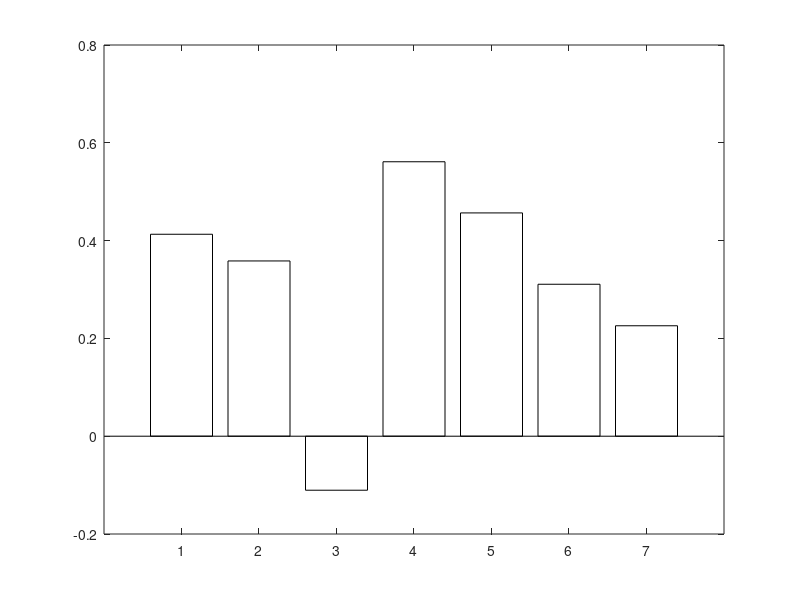

Recreate this plot in MATLAB. (Note: this script raises an error after producing the figure.)
%% Plot ROI Analysis Results with Effect Size (Cohen's d) on Y-axis
% Cohen's d = t / sqrt(n) for one-sample t-test

addpath('/Users/yuhiaoki/spm');

%% ROI data from analysis
roi_names = {'vmPFC', 'OFC medial', 'OFC lateral', 'Striatum L', 'Striatum R', 'Insula', 'Amygdala'};
mean_t = [2.262, 1.963, -0.605, 3.074, 2.501, 1.702, 1.237];

% Convert T to Cohen's d: d = t / sqrt(n)
n_subjects = 30;
effect_size = mean_t / sqrt(n_subjects);

%% Create bar plot
figure('Position', [100, 100, 800, 500], 'Color', 'white');

% Create bars with colors based on effect size
colors = zeros(length(effect_size), 3);
for i = 1:length(effect_size)
    if effect_size(i) > 0.5
        colors(i,:) = [0.8, 0.2, 0.2];  % Red for large positive
    elseif effect_size(i) > 0.2
        colors(i,:) = [1, 0.6, 0.4];    % Orange for medium positive
    elseif effect_size(i) > 0
        colors(i,:) = [1, 0.8, 0.6];    % Light orange for small positive
    else
        colors(i,:) = [0.4, 0.6, 0.8];  % Blue for negative
    end
end

b = bar(effect_size, 'FaceColor', 'flat');
b.CData = colors;

% Add reference lines for effect size interpretation
hold on;
yline(0, 'k-', 'LineWidth', 1);
yline(0.2, 'b--', 'LineWidth', 1, 'Label', 'Small (0.2)');
yline(0.5, 'g--', 'LineWidth', 1, 'Label', 'Medium (0.5)');
yline(0.8, 'r--', 'LineWidth', 1, 'Label', 'Large (0.8)');

% Labels
set(gca, 'XTickLabel', roi_names, 'XTickLabelRotation', 45, 'FontSize', 12);
ylabel('Effect Size (Cohen''s d)', 'FontSize', 14);
xlabel('ROI', 'FontSize', 14);
title('ROI Analysis: ImagexValue Contrast (N=30)', 'FontSize', 16);

% Add value labels on bars
for i = 1:length(effect_size)
    if effect_size(i) >= 0
        text(i, effect_size(i) + 0.03, sprintf('%.2f', effect_size(i)), ...
            'HorizontalAlignment', 'center', 'FontSize', 10);
    else
        text(i, effect_size(i) - 0.05, sprintf('%.2f', effect_size(i)), ...
            'HorizontalAlignment', 'center', 'FontSize', 10);
    end
end

% Adjust y-axis
ylim([-0.3, 0.9]);
grid on;
box off;

% Add legend for effect size interpretation
text(6.5, 0.85, 'Effect Size Guidelines:', 'FontSize', 10, 'FontWeight', 'bold');
text(6.5, 0.78, '0.2 = Small', 'FontSize', 9, 'Color', 'b');
text(6.5, 0.71, '0.5 = Medium', 'FontSize', 9, 'Color', [0 0.5 0]);
text(6.5, 0.64, '0.8 = Large', 'FontSize', 9, 'Color', 'r');

% Save figure
output_dir = '/Users/yuhiaoki/dev/hit/food-brain/results/roi_analysis';
if ~exist(output_dir, 'dir')
    mkdir(output_dir);
end

% Save as PNG
saveas(gcf, fullfile(output_dir, 'roi_effectsize_ImagexValue.png'));
fprintf('Figure saved to: %s\n', fullfile(output_dir, 'roi_effectsize_ImagexValue.png'));

% Save as PDF
saveas(gcf, fullfile(output_dir, 'roi_effectsize_ImagexValue.pdf'));
fprintf('Figure saved to: %s\n', fullfile(output_dir, 'roi_effectsize_ImagexValue.pdf'));

%% Summary table
fprintf('\n=== Effect Size Summary ===\n');
fprintf('ROI\t\t\tT-value\tCohen''s d\tInterpretation\n');
fprintf('--------------------------------------------------------\n');
for i = 1:length(roi_names)
    if abs(effect_size(i)) >= 0.8
        interp = 'Large';
    elseif abs(effect_size(i)) >= 0.5
        interp = 'Medium';
    elseif abs(effect_size(i)) >= 0.2
        interp = 'Small';
    else
        interp = 'Negligible';
    end
    fprintf('%-15s\t%.3f\t%.3f\t\t%s\n', roi_names{i}, mean_t(i), effect_size(i), interp);
end

fprintf('\nNote: Cohen''s d = t / sqrt(n), n = %d\n', n_subjects);

close(gcf);
